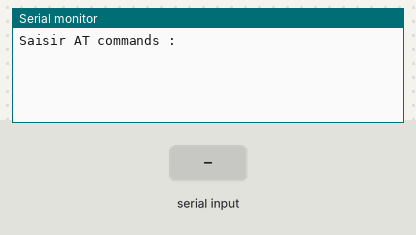
The sketch below on a simulated Arduino Uno, built with avr-gcc and run on an emulated ATmega328P. Parts: the last lines printed to the serial monitor. The test bench sets the inputs (shaded band).

Above: at 1.2 s.
1.3 s: "1" received over the second serial link
At 1.7 s:
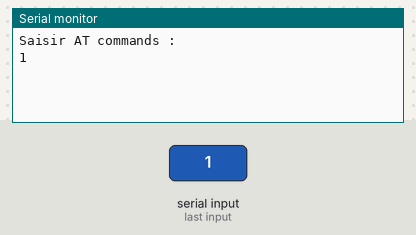
2.8 s: "0" received over the second serial link
At 4.0 s:
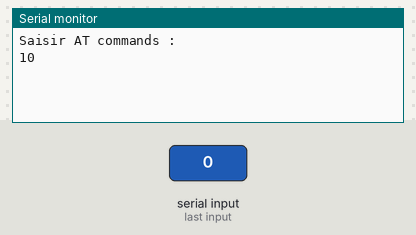

The sketch:

AtCommand_HC-05.ino
```cpp
/*
	Ce programme permet de configurer le module bluetooth HC-05/06

 *** AUTEUR : RACHEl SYSTEME
 *** DATE   : 11 / 03 / 2022
 *** YOUTUBE: https://www.youtube.com/channel/UCf4jGfp-BFp6GLd6eTptVMg?sub_confirmation=1

 *** Liste AT COMMAND : https://s3-sa-east-1.amazonaws.com/robocore-lojavirtual/709/HC-05_ATCommandSet.pdf

 NB:
 	Rassurez - vous d'activer le mode commande du module bluetooth
 	lors de sa mise sous tension. Appuyer sur le bouton se trouvant
 	sur le module bluetooth avant sa mise sous tension et le maintenir
	pendant la mise sous tension puis le relacher après quelque seconde.
	La led du module bluetooth clignotera très lentement indiquant ainsi
	que le module bluetooth est en mode commande.
*/

#include <SoftwareSerial.h>

#define _RX 10
#define _TX 11

// Création de l'objet SoftwareSerial
SoftwareSerial mySerial(_RX,_TX);

void setup(){
  // Initialisation de la communication Série
  Serial.begin(9600);
  /*
  	*** Initialisation de la communication SoftwareSerial
  	*** En mode commande, la vitèsse d'échange du HC-05 / HC-06
  	*** est de 38400
  */
  mySerial.begin(38400);
  Serial.println("Saisir AT commands :");
}

void loop(){
  /*
  	 *** Vérification des caractères en attende via la liason SoftwareSerial
  	 *** S'il y a les caractères en attente, on l'affiche dans le moniteur série
  */
	if (mySerial.available())
    	Serial.write(mySerial.read());
 	/*
  	 *** Vérification des caractères en attende via la liason Serial
  	 *** S'il y a les caractères en attente, on les transmet au module bluetooth
  */
 	if (Serial.available())
    	mySerial.write(Serial.read());
}
```

Measured:
- after the input at 1.3 s, the serial monitor: prints a new line at once (image 1)
- after the input at 2.8 s, the serial monitor: prints a new line at once (image 2)
